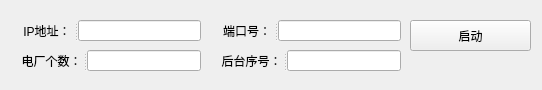
<?xml version="1.0" encoding="UTF-8"?>
<ui version="4.0">
 <class>Widget</class>
 <widget class="QWidget" name="Widget">
  <property name="geometry">
   <rect>
    <x>0</x>
    <y>0</y>
    <width>542</width>
    <height>90</height>
   </rect>
  </property>
  <property name="windowTitle">
   <string>Widget</string>
  </property>
  <widget class="QPushButton" name="startButton">
   <property name="geometry">
    <rect>
     <x>410</x>
     <y>20</y>
     <width>121</width>
     <height>31</height>
    </rect>
   </property>
   <property name="text">
    <string>启动</string>
   </property>
  </widget>
  <widget class="QSplitter" name="splitter_2">
   <property name="geometry">
    <rect>
     <x>220</x>
     <y>20</y>
     <width>181</width>
     <height>21</height>
    </rect>
   </property>
   <property name="orientation">
    <enum>Qt::Horizontal</enum>
   </property>
   <widget class="QLabel" name="label_2">
    <property name="text">
     <string>端口号：</string>
    </property>
    <property name="alignment">
     <set>Qt::AlignCenter</set>
    </property>
   </widget>
   <widget class="QLineEdit" name="PortNumEdit"/>
  </widget>
  <widget class="QSplitter" name="splitter_3">
   <property name="geometry">
    <rect>
     <x>20</x>
     <y>50</y>
     <width>181</width>
     <height>21</height>
    </rect>
   </property>
   <property name="orientation">
    <enum>Qt::Horizontal</enum>
   </property>
   <widget class="QLabel" name="label_3">
    <property name="text">
     <string>电厂个数：</string>
    </property>
    <property name="alignment">
     <set>Qt::AlignCenter</set>
    </property>
   </widget>
   <widget class="QLineEdit" name="PowerPlantNumEdit"/>
  </widget>
  <widget class="QSplitter" name="splitter">
   <property name="geometry">
    <rect>
     <x>20</x>
     <y>20</y>
     <width>181</width>
     <height>21</height>
    </rect>
   </property>
   <property name="orientation">
    <enum>Qt::Horizontal</enum>
   </property>
   <widget class="QLabel" name="label">
    <property name="text">
     <string>IP地址：</string>
    </property>
    <property name="alignment">
     <set>Qt::AlignCenter</set>
    </property>
   </widget>
   <widget class="QLineEdit" name="IPAddressEdit"/>
  </widget>
  <widget class="QSplitter" name="splitter_4">
   <property name="geometry">
    <rect>
     <x>220</x>
     <y>50</y>
     <width>181</width>
     <height>21</height>
    </rect>
   </property>
   <property name="orientation">
    <enum>Qt::Horizontal</enum>
   </property>
   <widget class="QLabel" name="label_4">
    <property name="text">
     <string>后台序号：</string>
    </property>
    <property name="alignment">
     <set>Qt::AlignCenter</set>
    </property>
   </widget>
   <widget class="QLineEdit" name="LocalNumEdit"/>
  </widget>
 </widget>
 <layoutdefault spacing="6" margin="11"/>
 <resources/>
 <connections/>
</ui>
